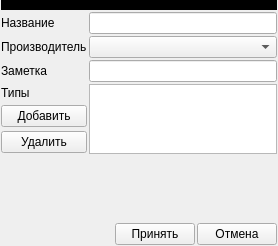
<?xml version="1.0" encoding="UTF-8"?>
<ui version="4.0">
 <class>MainWindow</class>
 <widget class="QMainWindow" name="MainWindow">
  <property name="geometry">
   <rect>
    <x>0</x>
    <y>0</y>
    <width>278</width>
    <height>246</height>
   </rect>
  </property>
  <property name="sizePolicy">
   <sizepolicy hsizetype="Preferred" vsizetype="Minimum">
    <horstretch>0</horstretch>
    <verstretch>0</verstretch>
   </sizepolicy>
  </property>
  <property name="windowTitle">
   <string>Швейная машина</string>
  </property>
  <widget class="QWidget" name="centralwidget">
   <layout class="QGridLayout" name="gridLayout">
    <property name="leftMargin">
     <number>1</number>
    </property>
    <property name="topMargin">
     <number>0</number>
    </property>
    <property name="rightMargin">
     <number>1</number>
    </property>
    <property name="bottomMargin">
     <number>1</number>
    </property>
    <property name="spacing">
     <number>2</number>
    </property>
    <item row="8" column="0" colspan="2">
     <layout class="QHBoxLayout" name="horizontalLayout">
      <item>
       <spacer name="horizontalSpacer">
        <property name="orientation">
         <enum>Qt::Horizontal</enum>
        </property>
        <property name="sizeHint" stdset="0">
         <size>
          <width>40</width>
          <height>20</height>
         </size>
        </property>
       </spacer>
      </item>
      <item>
       <widget class="QPushButton" name="pushButton_2">
        <property name="text">
         <string>Принять</string>
        </property>
       </widget>
      </item>
      <item>
       <widget class="QPushButton" name="pushButton">
        <property name="text">
         <string>Отмена</string>
        </property>
       </widget>
      </item>
     </layout>
    </item>
    <item row="0" column="0" colspan="2">
     <widget class="QWidget" name="widget" native="true">
      <property name="minimumSize">
       <size>
        <width>0</width>
        <height>10</height>
       </size>
      </property>
      <property name="styleSheet">
       <string notr="true">background-color: rgb(0, 0, 0);</string>
      </property>
     </widget>
    </item>
    <item row="4" column="0">
     <widget class="QLabel" name="label_3">
      <property name="sizePolicy">
       <sizepolicy hsizetype="Preferred" vsizetype="Maximum">
        <horstretch>0</horstretch>
        <verstretch>0</verstretch>
       </sizepolicy>
      </property>
      <property name="text">
       <string>Типы</string>
      </property>
      <property name="alignment">
       <set>Qt::AlignLeading|Qt::AlignLeft|Qt::AlignTop</set>
      </property>
     </widget>
    </item>
    <item row="7" column="0">
     <spacer name="verticalSpacer">
      <property name="orientation">
       <enum>Qt::Vertical</enum>
      </property>
      <property name="sizeHint" stdset="0">
       <size>
        <width>20</width>
        <height>40</height>
       </size>
      </property>
     </spacer>
    </item>
    <item row="4" column="1" rowspan="3">
     <widget class="QListWidget" name="lw_type">
      <property name="maximumSize">
       <size>
        <width>16777215</width>
        <height>100</height>
       </size>
      </property>
      <property name="font">
       <font>
        <family>Tahoma</family>
        <pointsize>9</pointsize>
       </font>
      </property>
     </widget>
    </item>
    <item row="1" column="1">
     <widget class="QLineEdit" name="le_name"/>
    </item>
    <item row="5" column="0">
     <widget class="QPushButton" name="pushButton_3">
      <property name="text">
       <string>Добавить</string>
      </property>
     </widget>
    </item>
    <item row="6" column="0">
     <widget class="QPushButton" name="pushButton_4">
      <property name="text">
       <string>Удалить</string>
      </property>
     </widget>
    </item>
    <item row="2" column="0">
     <widget class="QLabel" name="label_2">
      <property name="text">
       <string>Производитель</string>
      </property>
     </widget>
    </item>
    <item row="2" column="1">
     <widget class="QComboBox" name="cb_manufacturer"/>
    </item>
    <item row="1" column="0">
     <widget class="QLabel" name="label">
      <property name="text">
       <string>Название</string>
      </property>
     </widget>
    </item>
    <item row="3" column="0">
     <widget class="QLabel" name="label_4">
      <property name="text">
       <string>Заметка</string>
      </property>
     </widget>
    </item>
    <item row="3" column="1">
     <widget class="QLineEdit" name="le_note"/>
    </item>
   </layout>
  </widget>
 </widget>
 <resources/>
 <connections>
  <connection>
   <sender>pushButton_3</sender>
   <signal>clicked()</signal>
   <receiver>MainWindow</receiver>
   <slot>ui_add_type()</slot>
   <hints>
    <hint type="sourcelabel">
     <x>32</x>
     <y>114</y>
    </hint>
    <hint type="destinationlabel">
     <x>-74</x>
     <y>116</y>
    </hint>
   </hints>
  </connection>
  <connection>
   <sender>pushButton_4</sender>
   <signal>clicked()</signal>
   <receiver>MainWindow</receiver>
   <slot>ui_del_type()</slot>
   <hints>
    <hint type="sourcelabel">
     <x>36</x>
     <y>153</y>
    </hint>
    <hint type="destinationlabel">
     <x>-86</x>
     <y>154</y>
    </hint>
   </hints>
  </connection>
  <connection>
   <sender>pushButton_2</sender>
   <signal>clicked()</signal>
   <receiver>MainWindow</receiver>
   <slot>ui_acc()</slot>
   <hints>
    <hint type="sourcelabel">
     <x>143</x>
     <y>244</y>
    </hint>
    <hint type="destinationlabel">
     <x>141</x>
     <y>319</y>
    </hint>
   </hints>
  </connection>
 </connections>
 <slots>
  <slot>ui_add_type()</slot>
  <slot>ui_del_type()</slot>
  <slot>ui_acc()</slot>
 </slots>
</ui>
